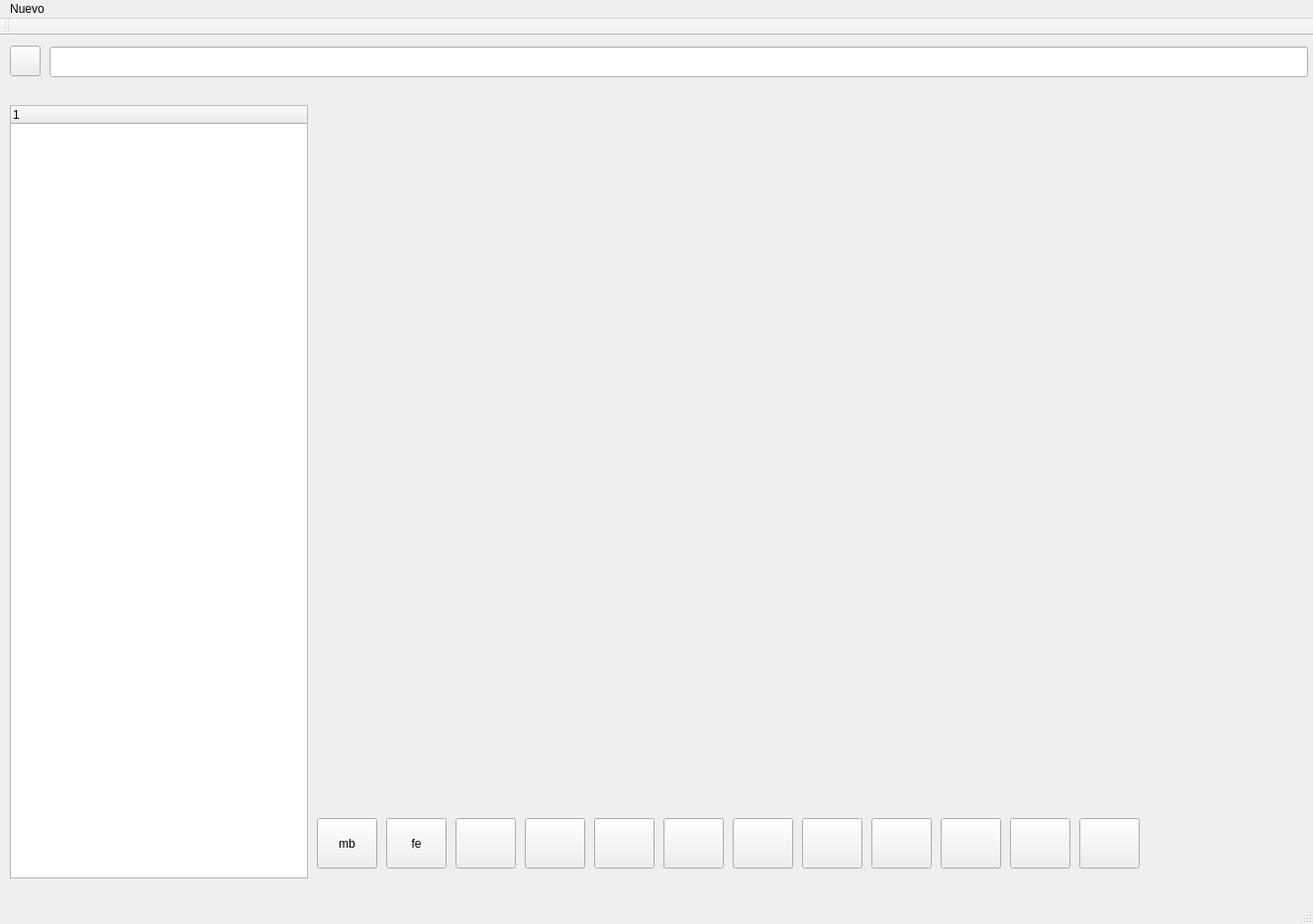
<?xml version="1.0" encoding="UTF-8"?>
<ui version="4.0">
 <class>MainWindow</class>
 <widget class="QMainWindow" name="MainWindow">
  <property name="geometry">
   <rect>
    <x>0</x>
    <y>0</y>
    <width>1326</width>
    <height>933</height>
   </rect>
  </property>
  <property name="windowTitle">
   <string>MainWindow</string>
  </property>
  <widget class="QWidget" name="centralWidget">
   <widget class="QLineEdit" name="lineEdit">
    <property name="geometry">
     <rect>
      <x>50</x>
      <y>11</y>
      <width>1271</width>
      <height>31</height>
     </rect>
    </property>
    <property name="autoFillBackground">
     <bool>false</bool>
    </property>
    <property name="readOnly">
     <bool>true</bool>
    </property>
   </widget>
   <widget class="QPushButton" name="regresar">
    <property name="geometry">
     <rect>
      <x>10</x>
      <y>10</y>
      <width>31</width>
      <height>31</height>
     </rect>
    </property>
    <property name="text">
     <string/>
    </property>
   </widget>
   <widget class="QTreeWidget" name="treeWidget">
    <property name="geometry">
     <rect>
      <x>10</x>
      <y>70</y>
      <width>301</width>
      <height>781</height>
     </rect>
    </property>
    <column>
     <property name="text">
      <string>1</string>
     </property>
    </column>
   </widget>
   <widget class="QPushButton" name="mb">
    <property name="geometry">
     <rect>
      <x>320</x>
      <y>790</y>
      <width>61</width>
      <height>51</height>
     </rect>
    </property>
    <property name="text">
     <string>mb</string>
    </property>
   </widget>
   <widget class="QPushButton" name="fe">
    <property name="geometry">
     <rect>
      <x>390</x>
      <y>790</y>
      <width>61</width>
      <height>51</height>
     </rect>
    </property>
    <property name="text">
     <string>fe</string>
    </property>
   </widget>
   <widget class="QPushButton" name="b3">
    <property name="geometry">
     <rect>
      <x>460</x>
      <y>790</y>
      <width>61</width>
      <height>51</height>
     </rect>
    </property>
    <property name="text">
     <string/>
    </property>
   </widget>
   <widget class="QPushButton" name="b4">
    <property name="geometry">
     <rect>
      <x>530</x>
      <y>790</y>
      <width>61</width>
      <height>51</height>
     </rect>
    </property>
    <property name="text">
     <string/>
    </property>
   </widget>
   <widget class="QPushButton" name="b5">
    <property name="geometry">
     <rect>
      <x>600</x>
      <y>790</y>
      <width>61</width>
      <height>51</height>
     </rect>
    </property>
    <property name="text">
     <string/>
    </property>
   </widget>
   <widget class="QPushButton" name="b6">
    <property name="geometry">
     <rect>
      <x>670</x>
      <y>790</y>
      <width>61</width>
      <height>51</height>
     </rect>
    </property>
    <property name="text">
     <string/>
    </property>
   </widget>
   <widget class="QPushButton" name="b7">
    <property name="geometry">
     <rect>
      <x>740</x>
      <y>790</y>
      <width>61</width>
      <height>51</height>
     </rect>
    </property>
    <property name="text">
     <string/>
    </property>
   </widget>
   <widget class="QPushButton" name="b8">
    <property name="geometry">
     <rect>
      <x>810</x>
      <y>790</y>
      <width>61</width>
      <height>51</height>
     </rect>
    </property>
    <property name="text">
     <string/>
    </property>
   </widget>
   <widget class="QPushButton" name="b9">
    <property name="geometry">
     <rect>
      <x>880</x>
      <y>790</y>
      <width>61</width>
      <height>51</height>
     </rect>
    </property>
    <property name="text">
     <string/>
    </property>
   </widget>
   <widget class="QPushButton" name="b11">
    <property name="geometry">
     <rect>
      <x>1020</x>
      <y>790</y>
      <width>61</width>
      <height>51</height>
     </rect>
    </property>
    <property name="text">
     <string/>
    </property>
   </widget>
   <widget class="QPushButton" name="b10">
    <property name="geometry">
     <rect>
      <x>950</x>
      <y>790</y>
      <width>61</width>
      <height>51</height>
     </rect>
    </property>
    <property name="text">
     <string/>
    </property>
   </widget>
   <widget class="QPushButton" name="b12">
    <property name="geometry">
     <rect>
      <x>1090</x>
      <y>790</y>
      <width>61</width>
      <height>51</height>
     </rect>
    </property>
    <property name="text">
     <string/>
    </property>
   </widget>
  </widget>
  <widget class="QMenuBar" name="menuBar">
   <property name="geometry">
    <rect>
     <x>0</x>
     <y>0</y>
     <width>1326</width>
     <height>26</height>
    </rect>
   </property>
   <widget class="QMenu" name="menuNUEVO">
    <property name="title">
     <string>Nuevo</string>
    </property>
    <addaction name="actionCARPETA"/>
    <addaction name="separator"/>
    <addaction name="actionARCHIVO"/>
   </widget>
   <addaction name="menuNUEVO"/>
  </widget>
  <widget class="QToolBar" name="mainToolBar">
   <attribute name="toolBarArea">
    <enum>TopToolBarArea</enum>
   </attribute>
   <attribute name="toolBarBreak">
    <bool>false</bool>
   </attribute>
  </widget>
  <widget class="QStatusBar" name="statusBar"/>
  <action name="actionCARPETA">
   <property name="text">
    <string>CARPETA</string>
   </property>
  </action>
  <action name="actionARCHIVO">
   <property name="text">
    <string>ARCHIVO</string>
   </property>
  </action>
  <action name="actionLeer">
   <property name="text">
    <string>Leer</string>
   </property>
  </action>
  <action name="actionEditar_2">
   <property name="text">
    <string>Editar</string>
   </property>
  </action>
  <action name="actionCopiar">
   <property name="text">
    <string>Copiar</string>
   </property>
  </action>
  <action name="actionPegar">
   <property name="text">
    <string>Pegar</string>
   </property>
  </action>
  <action name="actionEliminar">
   <property name="text">
    <string>Eliminar</string>
   </property>
  </action>
  <action name="actionAbrir">
   <property name="text">
    <string>Abrir</string>
   </property>
  </action>
  <action name="actionCopiar_2">
   <property name="text">
    <string>Copiar</string>
   </property>
  </action>
  <action name="actionEliminar_2">
   <property name="text">
    <string>Eliminar</string>
   </property>
  </action>
  <action name="actionPegar_2">
   <property name="text">
    <string>Pegar</string>
   </property>
  </action>
 </widget>
 <layoutdefault spacing="6" margin="11"/>
 <resources/>
 <connections/>
</ui>
